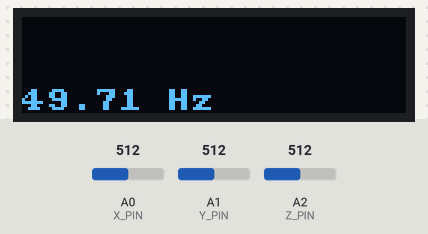
The sketch below on a simulated Arduino Uno, built with avr-gcc and run on an emulated ATmega328P. On the bench: 128×32 one-colour display. The inputs (shaded band) are chosen by the test bench; at power-on: A0 (X_PIN) = 512, A1 (Y_PIN) = 512, A2 (Z_PIN) = 512. What the sketch prints to the serial monitor is not drawn.

Above: at 2.6 s.
2.7 s: A0 (X_PIN) set to 105
At 5.0 s:
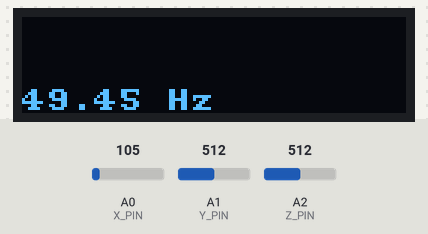
5.7 s: A0 (X_PIN) set to 92
8.7 s: A0 (X_PIN) set to 0
At 10.8 s:
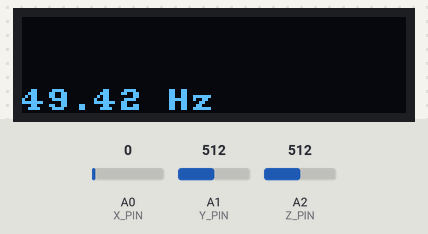
Timing chart, 0 to 12.3 s (numbered marks = the images above; inputs shaded):
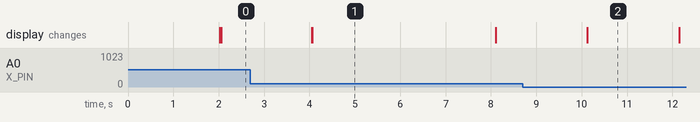

The sketch:

Tutorial_Sampling.ino
```cpp
int sampleTime = 0; // Time of last sample (in Sampling tab)
// Acceleration values recorded from the readAccelSensor() function
int ax = 0;
int ay = 0;
int az = 0;

int sampleRate = 50;                  // Sensor reading Frequency (Hz)
unsigned long sampleDelay = 1e6/sampleRate; //Time(μs) between samples
unsigned long timeStart = 0;              //Start time timing variable
unsigned long timeEnd = 0;                  //End time timing variable

void setup() {
  setupAccelSensor();
  setupDisplay();
  Serial.begin(9600);
}

bool sampleSensors(){
  timeEnd = micros();
  if(timeEnd - timeStart >= sampleDelay) {
    displaySampleRate(timeEnd);
    timeStart = timeEnd;

    // Read the sensors and store their outputs in global variables
    sampleTime = millis();
    readAccelSensor();     // values stored in "ax", "ay", and "az"
    return true;
  }
  return false;
}

void displaySampleRate(unsigned long currentTime) {
     int nSamples = 100;
     static int count = 0;
     static unsigned long lastTime = 0;

     count++;
     if(count == nSamples) {
     double avgRate = nSamples * 1e6 / (currentTime - lastTime);
     String message = String(avgRate) + " Hz";
     writeDisplay(message.c_str(), 3, false);

     // reset
    count = 0;
    lastTime = currentTime;
    }
}

void loop() {
     // Note: we only print values when we have a new sample!!!
     // Also note that we added the second argument to the conditional to
     // check if there is space in the buffer, otherwise it will stall when
     // the buffer is full. Credit to Kyle for discovering the solution!
     if(sampleSensors() && Serial.availableForWrite()) {
          Serial.print(ax);
          Serial.print(",");
          Serial.print(ay);
          Serial.print(",");
          Serial.println(az);
     }
}
```

Accelerometer.ino
```cpp
const int X_PIN = A0;
const int Y_PIN = A1;
const int Z_PIN = A2;

void setupAccelSensor() {
  // Remove 'const' from variable declarations
  ax = X_PIN;
  ay = Y_PIN;
  az = Z_PIN;
}

void readAccelSensor() {
  // Read analog values from pins
  ax = analogRead(X_PIN);
  ay = analogRead(Y_PIN);
  az = analogRead(Z_PIN);
}
```

Display.ino
```cpp
// OLED Library includes
#include "U8x8lib.h" // include the fast graphics library
#include "Wire.h"    // include the I2C library

/*
 * Instantiate the display object “oled” and reset it using the
 * predefined argument “U8X8_PIN_NONE”
 * NOTE: if you have trouble with this constructor call, your OS
 * might require that you specify the I2C pins (22 and 23) as
 * arguments. If that is the case, you would change the call to this:
 * U8X8_SSD1306_128X32_UNIVISION_HW_I2C oled(U8X8_PIN_NONE, 22, 23);
 */
U8X8_SSD1306_128X32_UNIVISION_HW_I2C oled(U8X8_PIN_NONE);

// Clear the display no more than once per second
const int MAX_REFRESH = 1000;
unsigned long lastClear = 0;

void setupDisplay() {
    oled.begin(); // Initializes u8x8 object
    oled.setPowerSave(0); // Makes sure OLED doesn't go to sleep
    oled.setFont(u8x8_font_amstrad_cpc_extended_r); // Set the font
    oled.setCursor(0, 0); //Sets the cursor at the top left corner
}

/*
 * A function to write a message on the OLED display.
 * The “row” argument specifies which row to print on: [0,1,2,3].
 * The “erase” argument specifies if the display should be cleared.
 */
void writeDisplay(const char * message, int row, bool erase) {
    unsigned long now = millis();
    //if erase is true and it's been longer than MAX_REFRESH (1s)
    if(erase && (millis() - lastClear >= MAX_REFRESH)) {
        oled.clearDisplay();
        lastClear = now;
    }
    oled.setCursor(0, row);
    oled.print(message);
}
/*
 * A function to write a CSV message on multiple lines on the OLED.
 * The “commaCount” argument says how many commas are in the String.
 * NOTE: The OLED can only display 4 lines (a maximum of 3 commas).
 */
void writeDisplayCSV(String message, int commaCount) {
     int startIndex = 0;
     for(int i=0; i<=commaCount; i++) {
          // find the index of the comma and store it in startIndex
          int index = message.indexOf(',', startIndex);

          // take everything in the string up until the comma
          String subMessage = message.substring(startIndex, index);

          startIndex = index + 1; // skip over the comma

          // Write the substring onto the OLED!
          writeDisplay(subMessage.c_str(), i, false);
     }
}
```
